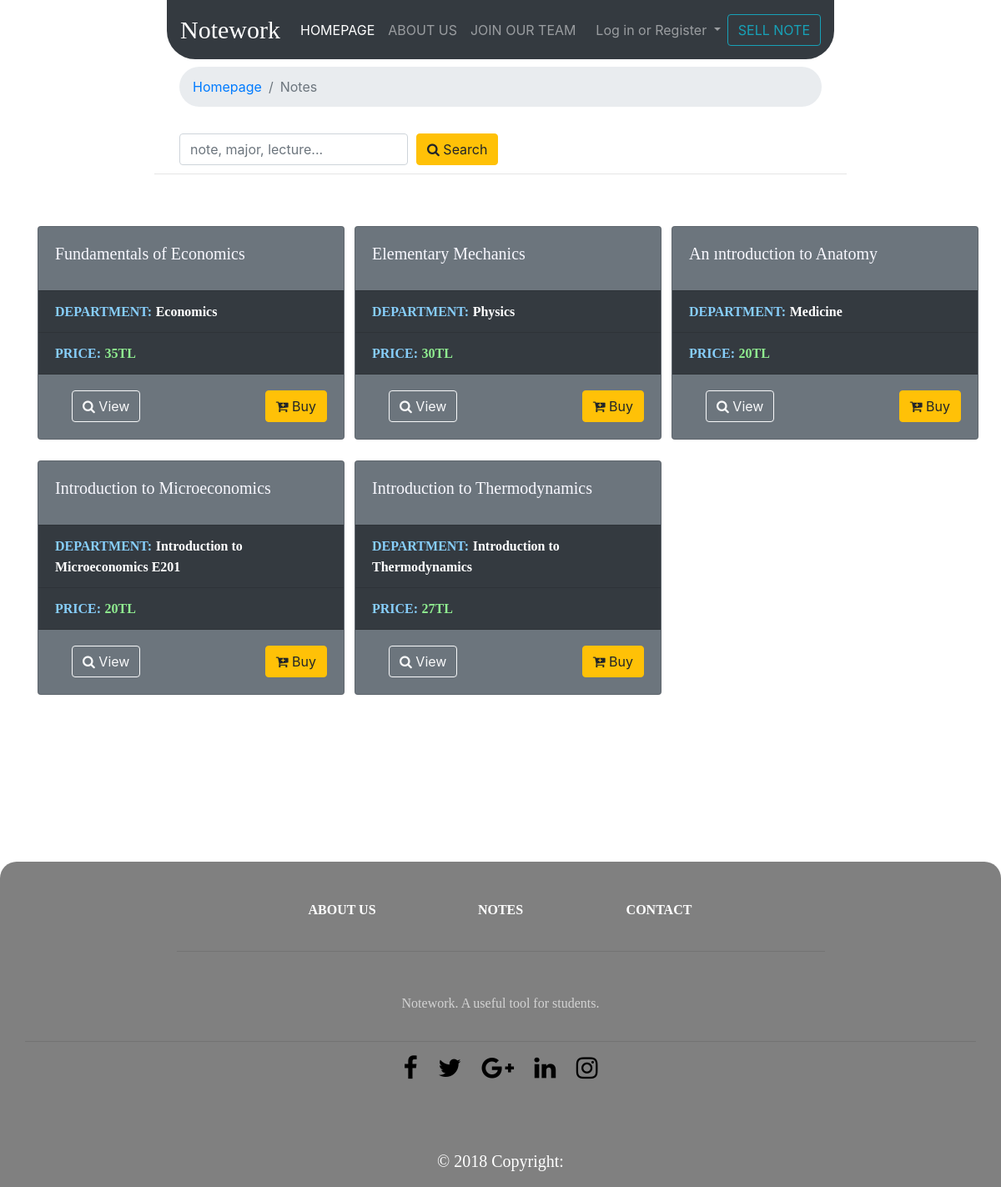
The app's page /, older data.
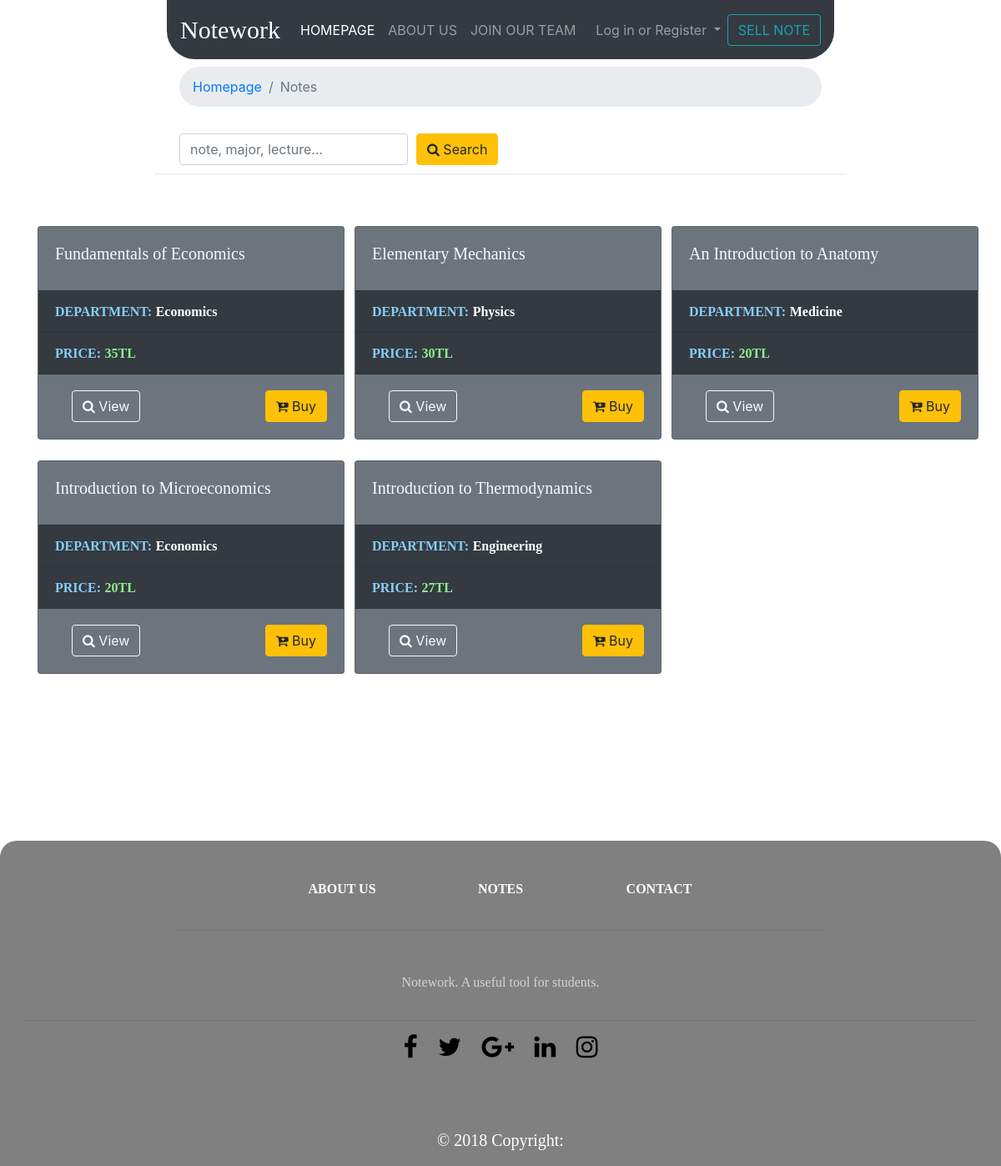
The same page, newer data.
### note/models.py (models this page shows, shortened)
class EgeNote(models.Model):
    FACULTIES = (
        (None, "Choose a faculty"),
        ('dentistry', "Faculty of Dentistry"),
        ('pharmacy', 'Faculty of Pharmacy'),
        ('literature', 'Faculty of Literature'),
        ('educational', 'Faculty of Educational Sciences'),
        ('science', 'Faculty of Sciences'),
        ('arts', 'Faculty of Arts'),
        ('health', 'Faculty of Health Science'),
        ('seas', 'School of Economics and Administrative Sciences'),
        ('engineering', 'Faculty of Engineering'),
        ('medical', 'Medical Faculty'),
        ('law', 'Faculty of Law')
    )
    faculty = models.CharField(max_length=100, choices=FACULTIES,
                               blank=False, null=True,
                               verbose_name='Faculty:')
    department = models.CharField(blank=False, null=True,
                                  max_length=200, verbose_name='Department:')
    lecture = models.CharField(blank=False, null=True,
                               max_length=200, verbose_name='Lecture:')
    page = models.CharField(blank=False, null=True,
                            max_length=200, verbose_name='Page number:')
    egenote = models.FileField(blank=False, null=True,
                               upload_to=upload_to, verbose_name="Upload note:")
    price = models.IntegerField(blank=False, null=True)
    title = models.CharField(blank=False, null=True, max_length=100)
    description = models.TextField(max_length=1000,
                                   null=True, blank=True,
                                   verbose_name="Description, Author, Content:")
    slug = models.SlugField(null=True, unique=True, editable=False)
    image = models.ImageField(upload_to=upload_to,
                              verbose_name='Media:',
                              blank=False)
    class Meta:
        verbose_name_plural = "Uploaded Notes"

### note/views.py (the view)
# urls.py: path('', list_notes , name= 'list-notes'),
def list_notes(request):
    notes = EgeNote.objects.all()
    form = NoteQueryForm(data=request.GET or None)
    search = None
    if form.is_valid():
        search = form.cleaned_data.get('search', None)
        if search:
            notes = notes.filter(
                Q(title__icontains=search) | Q(lecture__icontains=search) | Q(department__icontains=search)
            )
    return render(request, 'egenote/list-notes.html',
                  context={'notes': notes, 'form': form, 'search': search, 'notes': notes})

### note/forms.py
class NoteQueryForm(forms.Form):
    search = forms.CharField(max_length=100,
                             widget=forms.TextInput(attrs={'class':'form-control',
                                                           'placeholder':'note, major, lecture...'}),
                            required=False)

### egenote/templates/egenote/list-notes.html (shortened to what this page needs)
{% extends 'base.html' %}
{% block breadcrumb %}
    <nav class="col-sm-8 col-md-8 col-lg-8 offset-2" aria-label="breadcrumb">
        <ol class="breadcrumb" style="margin-top: 80px; border-radius: 55px;">
            <li class="breadcrumb-item" aria-current="page"><a href="{% url 'list-notes' %}">Homepage</a></li>
            <li class="breadcrumb-item active" aria-current="page">Notes</li>
        </ol>
    </nav>
{% endblock %}
{% block BODY %}
    <div class="col-sm-10 col-md-10 col-lg-10 offset-2 float-lg-right">
        {% for field in form %}
            <form class="form-inline">
                {{ field }}
                <button class="btn btn-warning my-2 my-sm-3 my-md-3" type="submit"
                        style="margin-left: 10px;">
                    <i class="fa fa-search"></i> Search
                </button>
            </form>
            {% if notes|length == 0 %}
            <h3 class="text-danger">Sorry, we couldn't find anything about "{{ search }}"</h3>
            {% else %}
            <h5 style="font-family: 'Trebuchet MS'; color: white">{{ notes|length }} note(s) listed.</h5>
            {% endif %}
        {% endfor %}
    </div><br><br>
    <hr class="col-lg-8">
    <div class="container">
        <div class="row">
            {% for note in notes %}
                <div class="col-sm-7 col-md-4 col-lg-4" style="margin-top: 25px;">
                    <div class="card bg-secondary" style="width: 23rem;">
                        <div class="card-body">
                            <h5 class="card-title" style="color: ghostwhite; font-family: 'Trebuchet MS'">{{ note.title }}</h5>
                        </div>
                        <ul class="list-group list-group-flush">
                            <li class="list-group-item bg-dark">
                                <b style="font-family: 'Trebuchet MS'; color: lightskyblue">DEPARTMENT:</b> <b style="color: white; font-family: Bahnschrift">
                                {{ note.department }}</b></li>
                            <li class="list-group-item bg-dark">
                                <b style="font-family: 'Trebuchet MS'; color: lightskyblue">PRICE:</b> <b style="color: lightgreen; font-family: Bahnschrift">
                                 {{ note.price }}TL</b></li>
                        </ul>
                        <div class="card-body">
                            <a href="{% url 'payment-page' note.slug %}"
                               class="card-link btn btn-warning float-lg-right">
                                <i class="fa fa-cart-plus"></i> Buy</a>
                            <a href="{% url 'note-detail' note.slug %}"
                               class="card-link btn btn-outline-light">
                                <i class="fa fa-search"></i> View</a>
                        </div>
                    </div>
                </div>
            {% endfor %}
        </div>
    </div>
{% endblock %}

### egenote/templates/base.html (shortened to what this page needs)
{% load static %}
<!DOCTYPE html>
<html lang="en">
<head>
    <link rel="stylesheet" type="text/css" href="{% static 'bootstrap/css/bootstrap.css' %}">
    <link rel="stylesheet" type="text/css" href="{% static 'bootstrap/css/bootstrap.min.css' %}">
    <link rel="stylesheet" type="text/css" href="{% static 'base.css' %}">
    <link href="//maxcdn.bootstrapcdn.com/font-awesome/4.7.0/css/font-awesome.min.css" rel="stylesheet">
</head>
<body>
<nav class="col-sm-8 col-md-8 col-lg-8 offset-2 navbar navbar-expand-lg navbar navbar-dark bg-dark fixed-top"
     style="border-bottom-right-radius: 34px; border-bottom-left-radius: 34px;">
    <a class="navbar-brand" href="{% url 'list-notes' %}" style="font-family: 'Castellar'; font-size: 30px;">Notework</a>
    <div class="collapse navbar-collapse" id="navbarSupportedContent">
        <ul class="navbar-nav mr-auto">
            <li class="nav-item active">
                <a class="nav-link" href="{% url 'list-notes' %}">HOMEPAGE <span class="sr-only">(current)</span></a>
            </li>
            <li class="nav-item">
                <a class="nav-link" href="{% url 'who-we-are' %}">ABOUT US</a>
            </li>
            <li class="nav-item">
                <a class="nav-link" href="#">JOIN OUR TEAM</a>
            </li>
        </ul>
        <div>
            {% if request.user.is_active %}
                {% include 'users/user-nav/logged-user-nav.html' %}
            {% else %}
                {% include 'users/user-nav/logout-user-nav.html' %}
            {% endif %}
        </div>
        <div class="float-lg-right">
            <ul class="navbar-nav mr-auto">
                <li class="nav-item">
                    <form action="{% url 'sell-note' %}" method="post" lass="form-inline my-2 my-lg-0">
                        <button class="btn btn-outline-info my-2 my-sm-0" type="submit">SELL NOTE</button>
                    </form>
                </li>
            </ul>
        </div>
    </div>
</nav>
{% block breadcrumb %}
{% endblock %}
{% block BODY %}
{% endblock %}
<footer class="page-footer font-small"
        style="background-color: gray; border-top-left-radius: 20px; border-top-right-radius: 20px;">
    <div class="container">
        <div class="row text-center justify-content-center pt-5 mb-3">
            <div class="col-md-2 mb-3">
                <h6 class="text-uppercase font-weight-bold" style="font-family: 'Trebuchet MS'">
                    <a href="{% url 'who-we-are' %}" style="color: white">ABOUT US</a>
                </h6>
            </div>
            <div class="col-md-2 mb-3">
                <h6 class="text-uppercase font-weight-bold" style="font-family: 'Trebuchet MS'">
                    <a href="#" style="color: white">NOTES</a>
                </h6>
            </div>
            <div class="col-md-2 mb-3">
                <h6 class="text-uppercase font-weight-bold" style="font-family: 'Trebuchet MS'">
                    <a href="#" style="color: white">CONTACT</a>
                </h6>
            </div>
        </div>
        <hr class="rgba-white-light" style="margin: 0 15%;">
        <div class="row d-flex text-center justify-content-center mb-md-0 mb-4">
            <div class="col-md-8 col-12 mt-5">
                <p style="line-height: 1.7rem; color: lightgray; font-family: Bahnschrift;">
                    Notework. A useful tool for students.
                </p>
            </div>
        </div>
        <hr class="row">
        <div class="row pb-3">
            <div class="col-md-12 text-center">
                <div class="mb-5 flex-center">
                    <a href="#" class="fb-ic" style="margin: 10px; color: black">
                        <i class="fa fa-facebook" style="font-size: 30px;"></i>
                    </a>
                    <a href="#" class="tw-ic" style="margin: 10px; color: black">
                    <i class="fa fa-twitter" style="font-size: 30px;"></i>
                    </a>
                    <a href="#" class="gplus-ic" style="margin: 10px; color: black">
                    <i class="fa fa-google-plus" style="font-size: 30px;"></i>
                    </a>
                    <a href="#" class="li-ic" style="margin: 10px; color: black">
                    <i class="fa fa-linkedin" style="font-size: 30px;"></i>
                    </a>
                    <a href="" class="ins-ic" style="margin: 10px; color: black">
                        <i class="fa fa-instagram" style="font-size: 30px;"></i>
                    </a>
                </div>
            </div>
        </div>
    </div>
    <div class="footer-copyright text-center py-3" style="color: white; font-size: 20px; font-family: 'Trebuchet MS'">©
        2018 Copyright:
    </div>
</footer>
</body>
</html>

### egenote/templates/users/user-nav/logout-user-nav.html (shortened to what this page needs)
<ul class="navbar-nav mr-auto">
    <li class="nav-item dropdown">
        <a class="nav-link dropdown-toggle" href="#" id="navbarDropdown" role="button"
           data-toggle="dropdown"
           aria-haspopup="true" aria-expanded="false">
            Log in or Register
        </a>
    </li>
</ul>

### egenote/static/base.css (style rules this page uses)
body { background-image: url('img/background.png'); background-attachment: fixed; }

Row changes from the older to the newer data that the page shows:
changed EgeNote "Medicine": title "An ıntroduction to Anatomy" → "An Introduction to Anatomy"
changed EgeNote "Introduction to Microeconomics": department "Introduction to Microeconomics E201" → "Economics"
changed EgeNote "Introduction to Thermodynamics": department "Introduction to Thermodynamics" → "Engineering"
